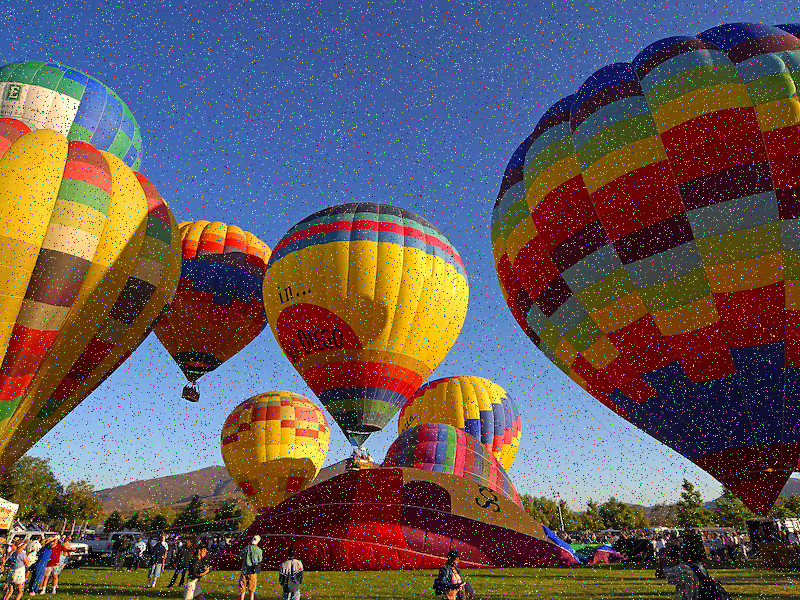
#> input picture exemplos_filtros/img/baloes-ruido.jpg, 800 x 600 px, found by its file name
$ python filtro_laplaciano.py   (older library calls are emulated)
#> lines starting #> are read from the running program, lines starting #| are printed output that depends on the picture
import cv2

# Carrega a imagem em escala de cinza
image = cv2.imread("baloes-ruido.jpg", cv2.IMREAD_GRAYSCALE)
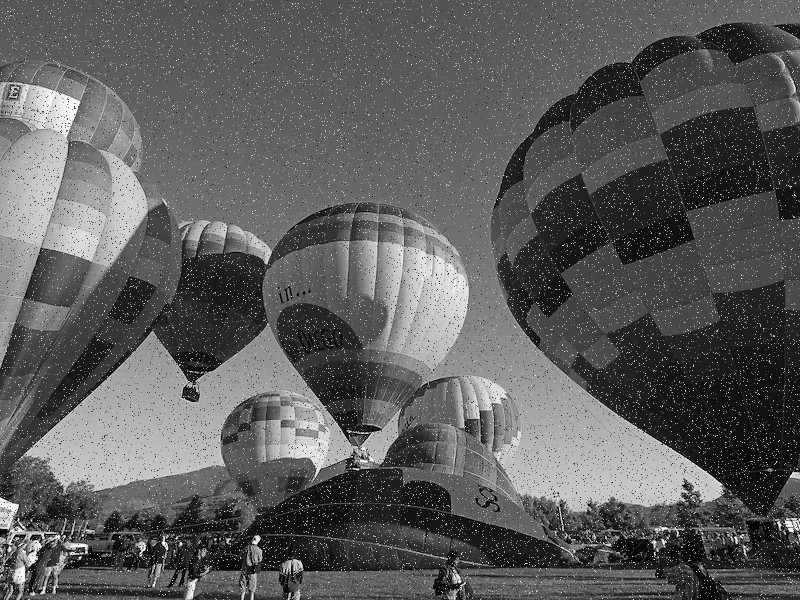
#> image: shape (600, 800); min 0, max 255, mean 92.2

# Aplica o Filtro Laplaciano
laplacian = cv2.Laplacian(image, cv2.CV_64F)
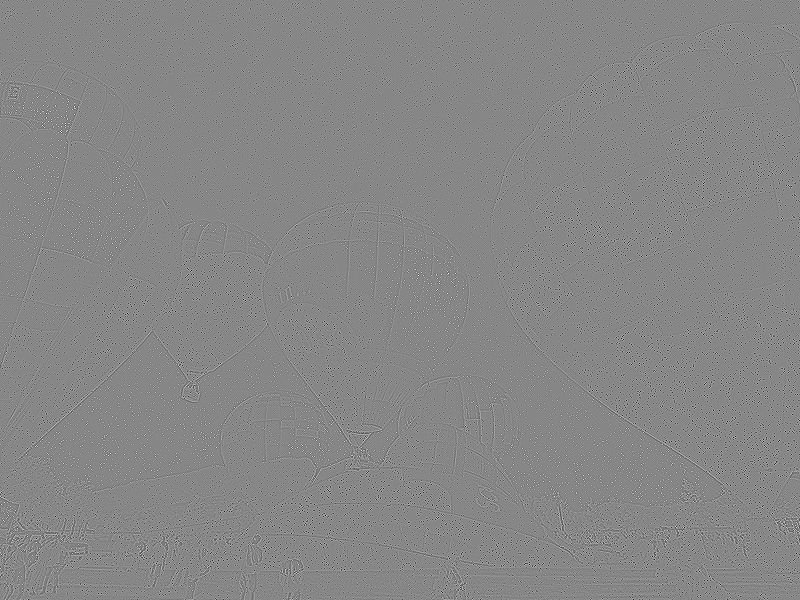
#> laplacian: shape (600, 800) float64; min -944, max 842, mean 0; drawn with min black and max white

# Exibe a imagem resultante
cv2.imshow('Original', image)
cv2.imshow('Filtro Laplaciano', laplacian)
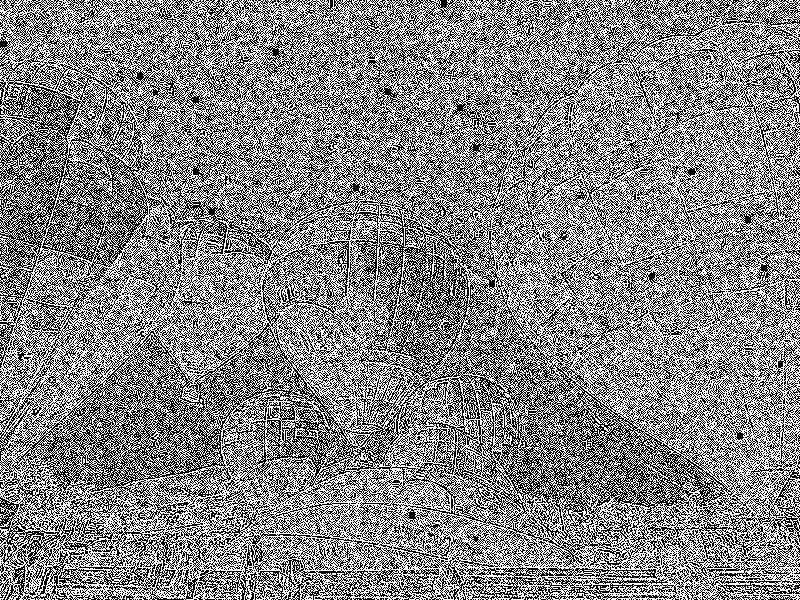
#> window 'Filtro Laplaciano': shape (600, 800); 52.5% white; black in thin lines or dots
cv2.waitKey(0)
cv2.destroyAllWindows()
